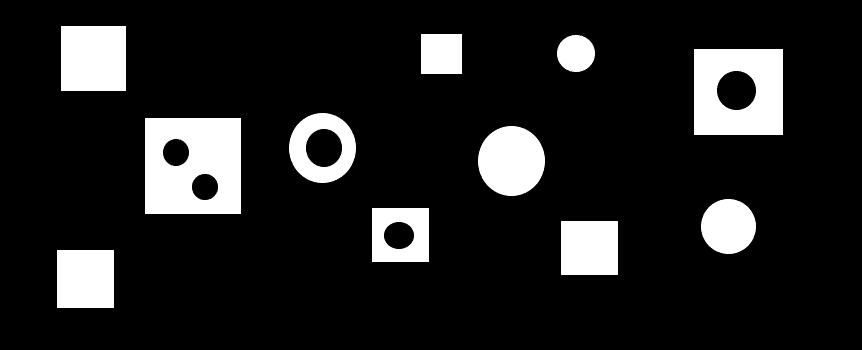
%> input picture Task4/test.png, 862 x 350 px
$ octave main.m   (GNU Octave 9; MATLAB toolbox functions it lacks are replaced by stand-ins)
%> lines starting %> are read from the running program, lines starting %| are printed output that depends on the picture; in (x1, y1, x2, y2) boxes, pixels count from 0 and x2, y2 are one past the last pixel; in counts of white or black regions, pixels touching at a corner belong together; the program's own positions count from 1
### Task4/a.m
function res = a (img)
binaryImg=im2bw(img);
[l,w,c]=size(binaryImg);
siz=l*w;
res=sum(sum(binaryImg))/siz;
endfunction

### Task4/c.m
function res = c (img)

binaryImg=im2bw(img);
filledImg=imfill(binaryImg,'holes');
[l2_img,num_Of_Objs]=bwlabel(binaryImg);
num_Of_Objs #b

res=filledImg-binaryImg;
[l_img,num_Of_holes]=bwlabel(res);
num_Of_holes #c

endfunction

### Task4/d.m
function indices = d (img,num)
binaryImg=im2bw(img);
stats = regionprops(binaryImg,'EulerNumber');#[(1) no holes-- (-1) 1 hole -- (0) more than 1 hole]

if(num==-1)
  indices=find([stats.EulerNumber]<1); #return objs indices that have holes
  Num_Of_Objs_With_holes=length(indices)
else
  indices=find([stats.EulerNumber]==1); #return objs indices that have NO holes

 end

endfunction

### Task4/g.m
function res = g(img)
[l,w,c]=size(img);
binaryImg=im2bw(img);
[l_img, objs]=bwlabel(binaryImg);

square_Img=zeros(w,l);
circle_Img=zeros(w,l);
stats = regionprops(l_img,'BoundingBox');

count_Of_Squares=0;

for i =1 : objs
  x=stats(i).BoundingBox(1);
  y=stats(i).BoundingBox(2);
  l=stats(i).BoundingBox(3);
  w=stats(i).BoundingBox(4);

  x=uint64(x);
  y=uint64(y);

  if binaryImg(y, x)==1
    count_Of_Squares=count_Of_Squares+1;
    square_Img(y:y+l, x:x+w)= binaryImg(y:y+l, x:x+w);
  else
    circle_Img(y:y+l, x:x+w)= binaryImg(y:y+l, x:x+w);
  end
end
count_Of_Squares
#f
[squares,num]=bwlabel(square_Img);

square_holes_indicies = d(square_Img,-1);

Count_of_Square_Objects_with_holes=length(square_holes_indicies)

figure, imshow(ismember(squares, square_holes_indicies),[]),title("Square objects that have holes");
#g
[circles,num]=bwlabel(circle_Img);

circle_holes_indicies = d(circle_Img,1);

Count_of_circles_Objects_with_holes=length(circle_holes_indicies)

figure, imshow(ismember(circles, circle_holes_indicies),[]),title("circles objects that have no holes");

res = square_Img;
endfunction

### Task4/main.m
img=imread('test.png');
%> img is the input picture: size 350x862x3 uint8; min 0, max 255, mean 33
white_pixel_draction=a(img)
%> in a, `binaryImg=im2bw(img);`: binaryImg: size 350x862 logical; 12.9% white; 11 white regions, largest, box (x1, y1, x2, y2) and area: (145, 118, 241, 214) 8122, (694, 49, 783, 135) 6453, (61, 26, 126, 91) 4225
%> in a, `res=sum(sum(binaryImg))/siz;`: res = 0.129
%> white_pixel_draction = 0.129

cRes=c(img);
%> in c, `filledImg=imfill(binaryImg,'holes');`:
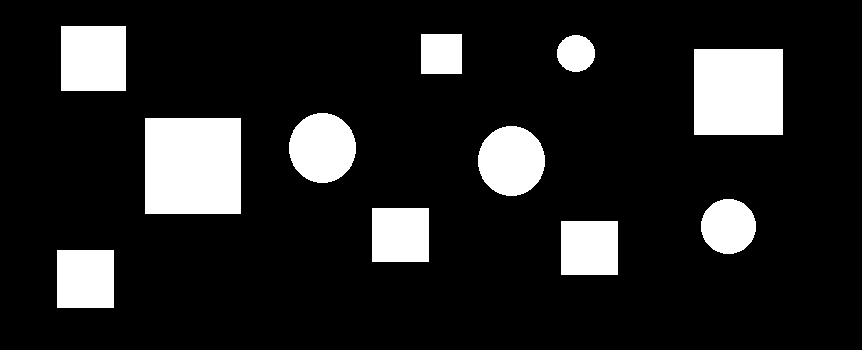
%> filledImg: size 350x862 logical; 14.3% white; 11 white regions, largest, box (x1, y1, x2, y2) and area: (145, 118, 241, 214) 9216, (694, 49, 783, 135) 7654, (61, 26, 126, 91) 4225
%> in c, `[l2_img,num_Of_Objs]=bwlabel(binaryImg);`:
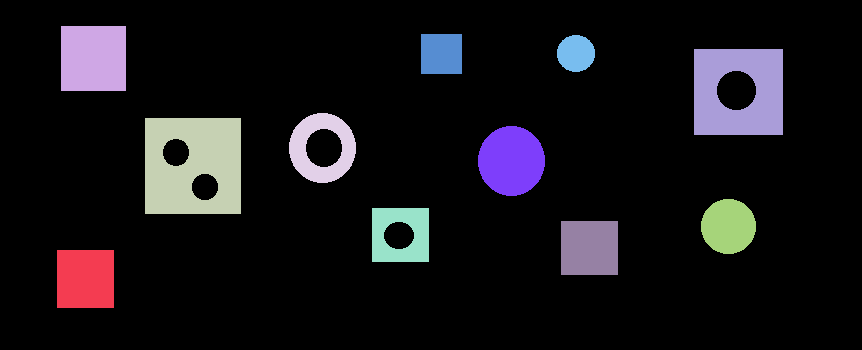
%> l2_img: size 350x862 double; 12 distinct labels, from 0 to 11; one colour per label, 0 black
%> in c, `[l2_img,num_Of_Objs]=bwlabel(binaryImg);`: num_Of_Objs = 11
%> in c, `res=filledImg-binaryImg;`:
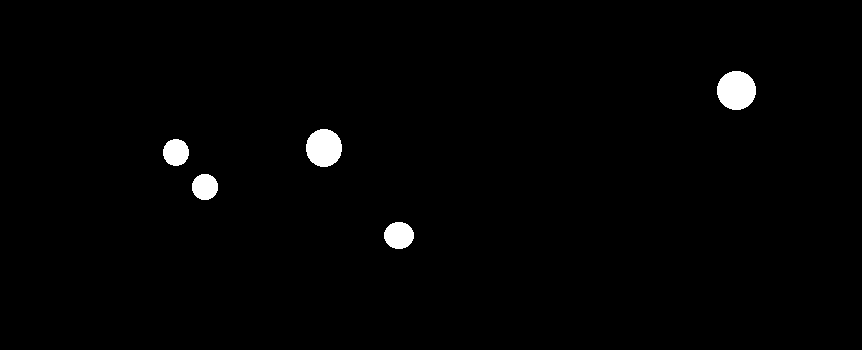
%> res: size 350x862 double; values 0 (black) and 1 (white), 1.3% white; 5 white regions
%> in c, `[l_img,num_Of_holes]=bwlabel(res);`: l_img: size 350x862 double; 6 distinct labels, from 0 to 5
%> in c, `[l_img,num_Of_holes]=bwlabel(res);`: num_Of_holes = 5
figure, imshow(cRes),title("how many holes?");

dRes=length(d(img,-1));
%> in d, `stats = regionprops(binaryImg,'EulerNumber');#[(1) no holes-- (-1) 1 h..`: stats = 11 regions; first 5, EulerNumber: 1, 1, -1, 0, 0
%> in d, `indices=find([stats.EulerNumber]<1); #return objs indices that have ho..`: indices = [3 4 5 10]
%> in d, `Num_Of_Objs_With_holes=length(indices)`: Num_Of_Objs_With_holes = 4
%> dRes = 4

gRes=g(img);
%> in g, `[l_img, objs]=bwlabel(binaryImg);`: objs = 11
%> in g, `stats = regionprops(l_img,'BoundingBox');`: stats = 11 regions; largest, box (x1, y1, x2, y2): (145, 118, 241, 214), (694, 49, 783, 135), (289, 113, 356, 183), (478, 126, 545, 196), (61, 26, 126, 91)
%> the loop in g, `for i =1 : objs` made 11 passes
%> (x, y, l, w) on passes 1 to 11: (58, 251, 57, 58), (62, 27, 65, 65), (146, 119, 96, 96), (290, 114, 67, 70), (373, 209, 57, 54), (422, 35, 41, 40), (479, 127, 67, 70), (558, 36, 38, 37), (562, 222, 57, 54), (695, 50, 89, 86), (702, 200, 55, 55)
%> after the loop in g, `for i =1 : objs`:
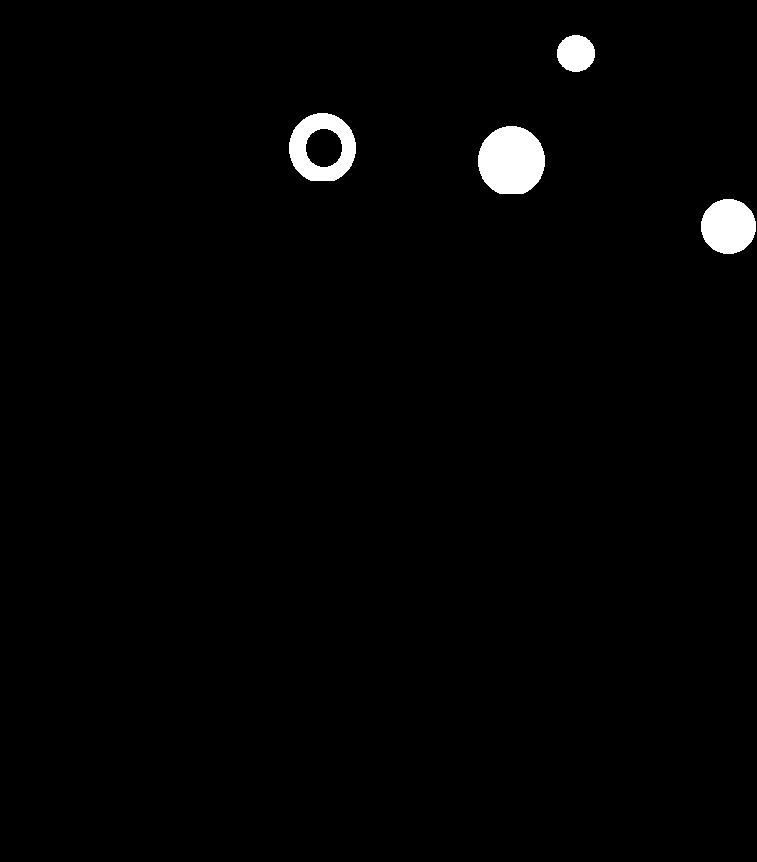
%> circle_Img: size 862x757 double; values 0 (black) and 1 (white), 1.5% white; 4 white regions, box (x1, y1, x2, y2) and area: (478, 126, 545, 194) 3644, (289, 113, 356, 181) 2564, (701, 199, 756, 254) 2377, (557, 35, 595, 72) 1106
%> after the loop in g, `for i =1 : objs`:
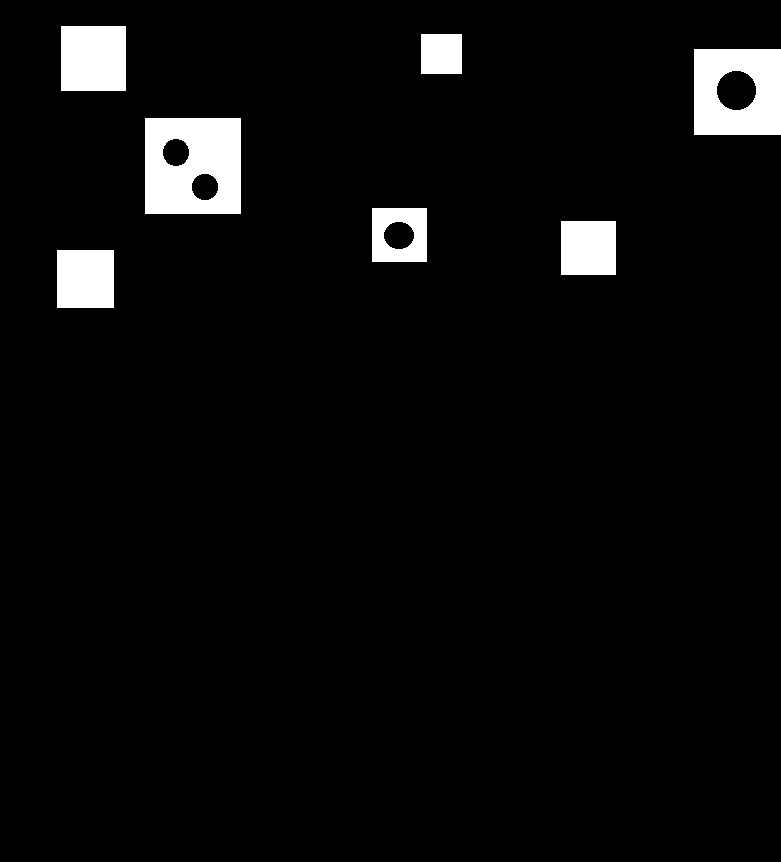
%> square_Img: size 862x781 double; values 0 (black) and 1 (white), 4.3% white; 7 white regions, largest, box (x1, y1, x2, y2) and area: (145, 118, 241, 214) 8122, (694, 49, 781, 135) 6281, (61, 26, 126, 91) 4225
%> in g, `count_Of_Squares`: count_Of_Squares = 7
%> in g, `[squares,num]=bwlabel(square_Img);`:
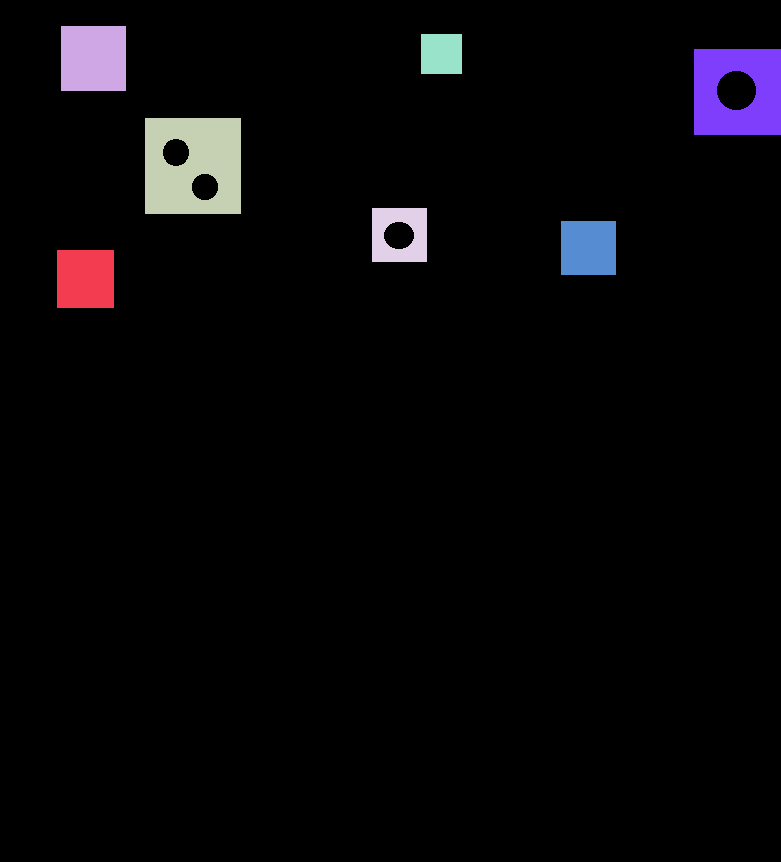
%> squares: size 862x781 double; 8 distinct labels, from 0 to 7; one colour per label, 0 black
%> in d (call 2), `stats = regionprops(binaryImg,'EulerNumber');#[(1) no holes-- (-1) 1 h..`: stats = 7 regions; EulerNumber: 1, 1, -1, 0, 1, 1, 0
%> in g, `square_holes_indicies = d(square_Img,-1);`: square_holes_indicies = [3 4 7]
%> in g, `[circles,num]=bwlabel(circle_Img);`: circles: size 862x757 double; 5 distinct labels, from 0 to 4
%> in g, `[circles,num]=bwlabel(circle_Img);`: num = 4
%> in d (call 3), `stats = regionprops(binaryImg,'EulerNumber');#[(1) no holes-- (-1) 1 h..`: stats = 4 regions; EulerNumber: 0, 1, 1, 1
%> in g, `circle_holes_indicies = d(circle_Img,1);`: circle_holes_indicies = [2 3 4]
%> in g, `imshow(ismember(circles, circle_holes_indicies),[])`:
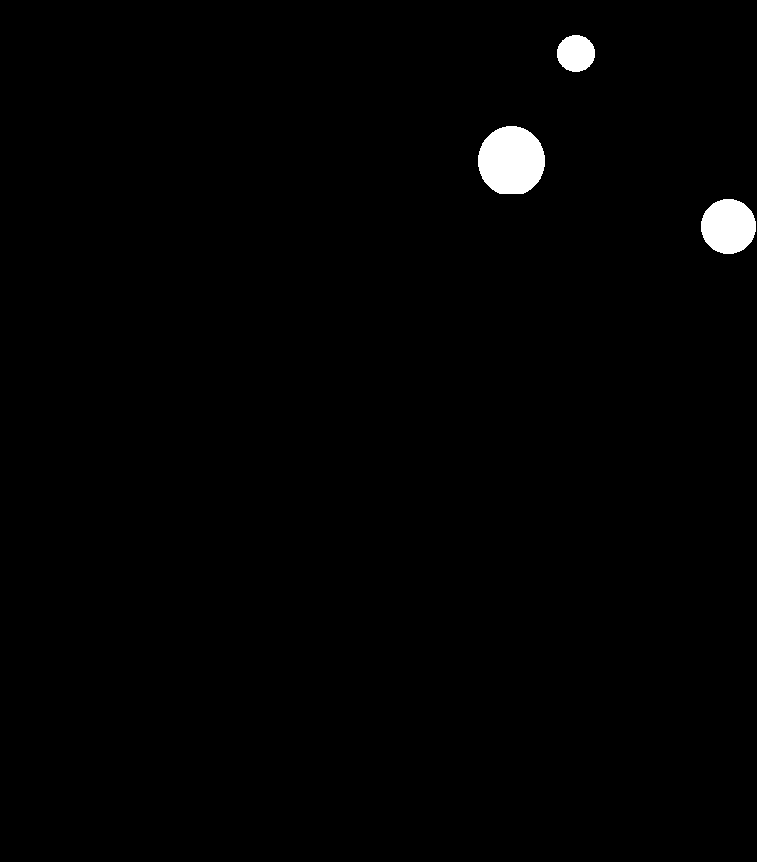
%> displayed picture: size 862x757, on the screen's scale of 0 to 255; 1.1% white; 3 white regions, box (x1, y1, x2, y2) and area: (478, 126, 545, 194) 3644, (701, 199, 756, 254) 2377, (557, 35, 595, 72) 1106

$ run again, with Task4/morph.png copied over Task4/test.png
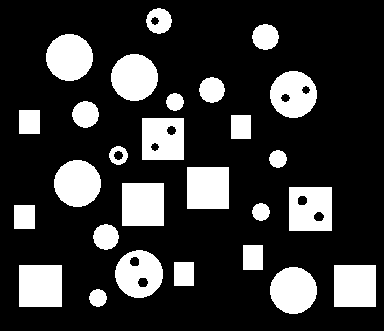
%> input picture Task4/morph.png, 384 x 331 px
%> img is the input picture: size 331x384x3 uint8; 21.3% white; 27 white regions, largest, box (x1, y1, x2, y2) and area: (122, 183, 164, 226) 1806, (19, 265, 62, 307) 1806, (187, 167, 229, 209) 1764
%> in a, `res=sum(sum(binaryImg))/siz;`: res = 0.213
%> filledImg: size 331x384 logical; 21.7% white; 27 white regions, largest, box (x1, y1, x2, y2) and area: (289, 187, 332, 231) 1892, (122, 183, 164, 226) 1806, (19, 265, 62, 307) 1806
%> l2_img: size 331x384 double; 28 distinct labels, from 0 to 27
%> in c, `[l2_img,num_Of_Objs]=bwlabel(binaryImg);`: num_Of_Objs = 27
%> l_img: size 331x384 double; 11 distinct labels, from 0 to 10
%> in c, `[l_img,num_Of_holes]=bwlabel(res);`: num_Of_holes = 10
%> in d, `stats = regionprops(binaryImg,'EulerNumber');#[(1) no holes-- (-1) 1 h..`: stats = 27 regions; first 5, EulerNumber: 1, 1, 1, 1, 1
%> in d, `indices=find([stats.EulerNumber]<1); #return objs indices that have ho..`: indices = [9 11 13 14 24 26]
%> Num_Of_Objs_With_holes = 6
%> objs = 27
%> in g, `stats = regionprops(l_img,'BoundingBox');`: stats = 27 regions; largest, box (x1, y1, x2, y2): (115, 250, 163, 298), (46, 34, 93, 81), (54, 160, 101, 207), (111, 54, 158, 101), (270, 71, 317, 118)
%> the loop in g, `for i =1 : objs` made 27 passes
%> (x, y, l, w) on passes 1 to 8: (15, 206, 21, 24), (20, 111, 21, 24), (20, 266, 43, 42), (47, 35, 47, 47), (55, 161, 47, 47), (73, 102, 27, 27), (90, 290, 18, 18), (94, 225, 26, 26)
%> in g, `count_Of_Squares`: count_Of_Squares = 11
%> in g, `[squares,num]=bwlabel(square_Img);`:
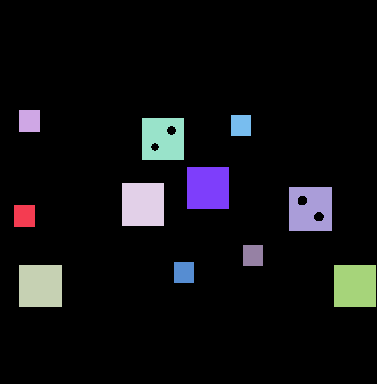
%> squares: size 384x377 double; 12 distinct labels, from 0 to 11; one colour per label, 0 black
%> in d (call 2), `stats = regionprops(binaryImg,'EulerNumber');#[(1) no holes-- (-1) 1 h..`: stats = 11 regions; first 5, EulerNumber: 1, 1, 1, 1, -1
%> square_holes_indicies = [5 10]
%> circles: size 384x331 double; 17 distinct labels, from 0 to 16
%> in g, `[circles,num]=bwlabel(circle_Img);`: num = 16
%> in d (call 3), `stats = regionprops(binaryImg,'EulerNumber');#[(1) no holes-- (-1) 1 h..`: stats = 16 regions; first 5, EulerNumber: 1, 1, 1, 1, 1
%> circle_holes_indicies = [1 2 3 4 5 7 10 11 12 13 14 16]
%> in g, `imshow(ismember(circles, circle_holes_indicies),[])`:
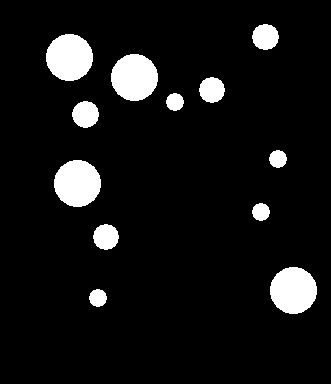
%> displayed picture: size 384x331, on the screen's scale of 0 to 255; 7.9% white; 12 white regions, largest, box (x1, y1, x2, y2) and area: (46, 34, 93, 81) 1725, (111, 54, 158, 101) 1725, (54, 160, 101, 207) 1725
